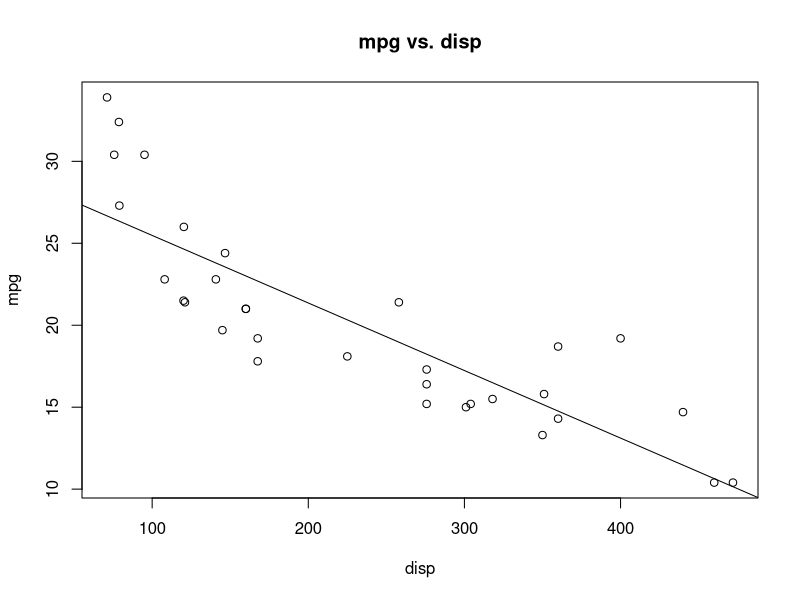
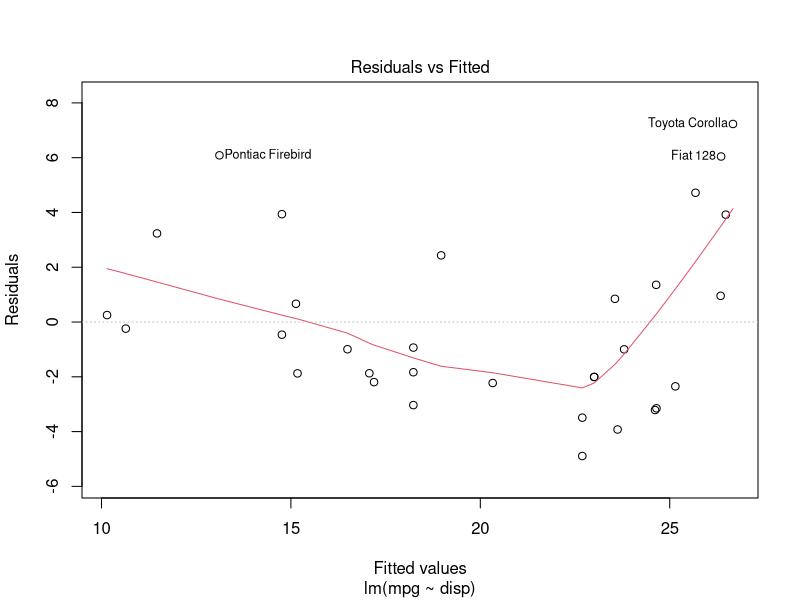
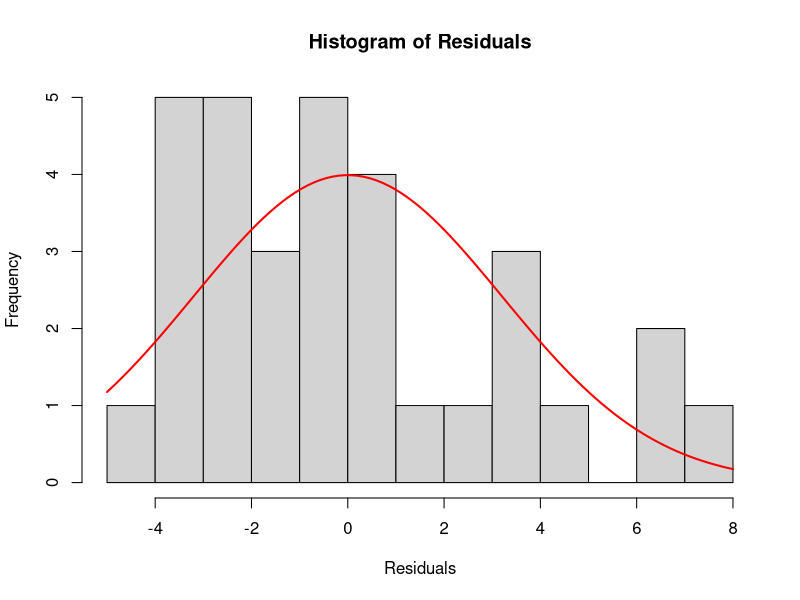
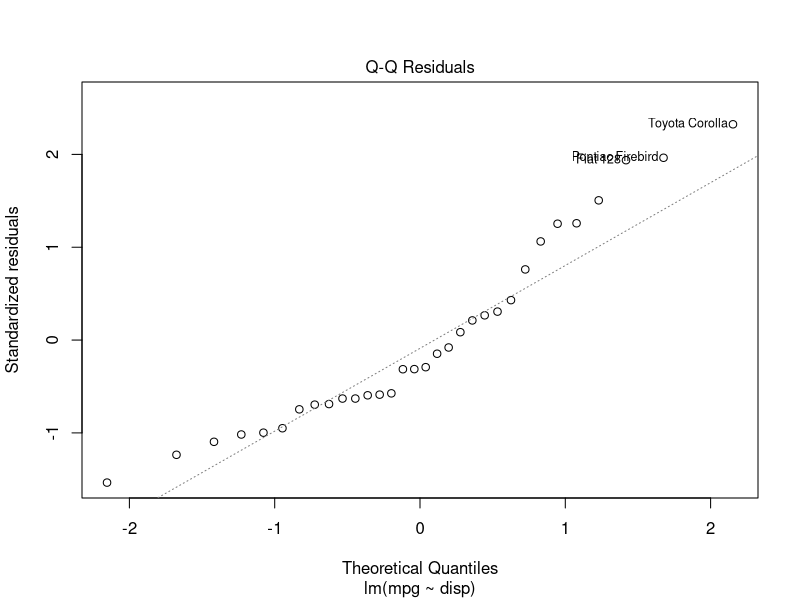
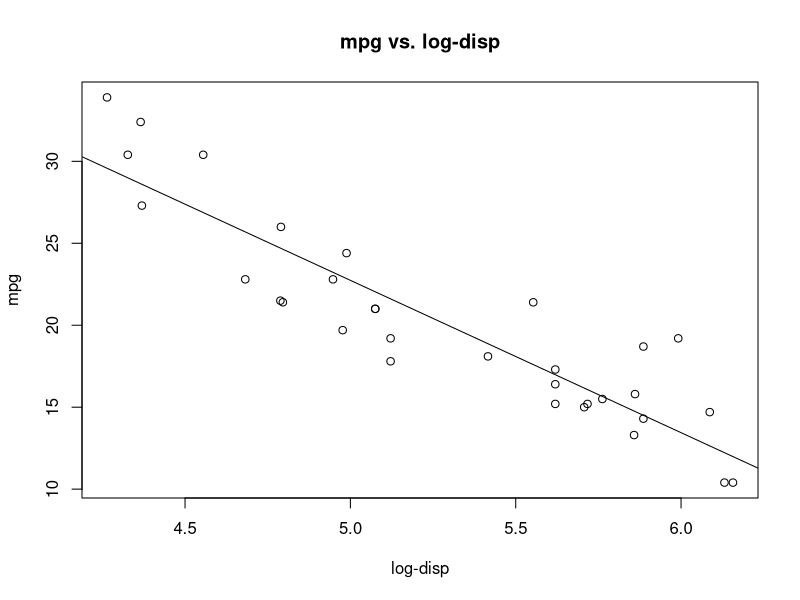
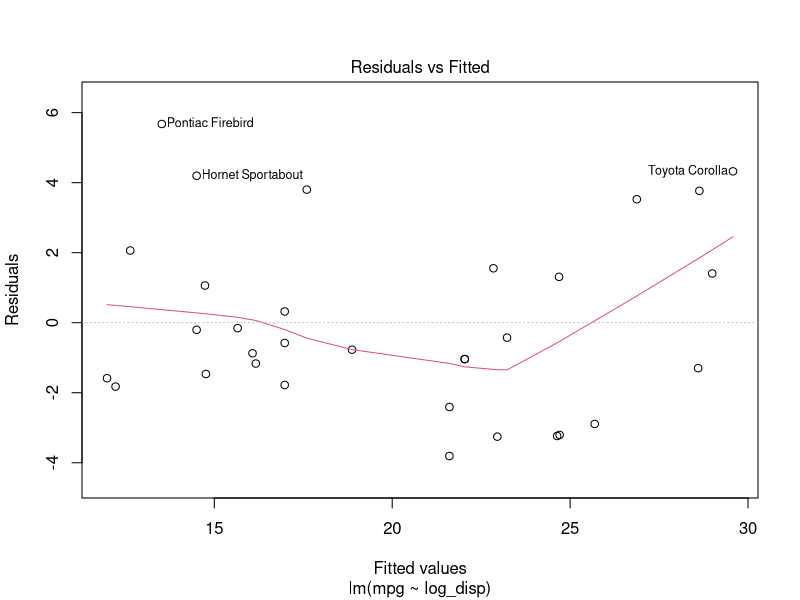
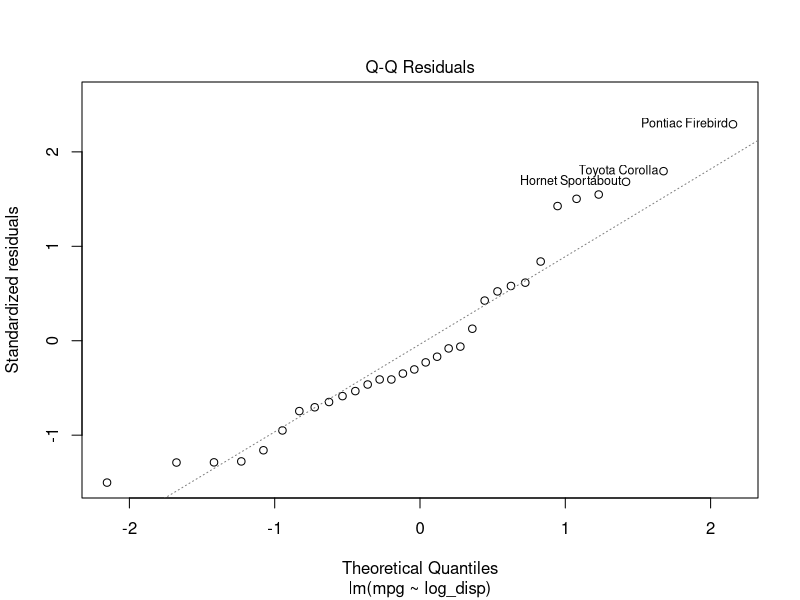
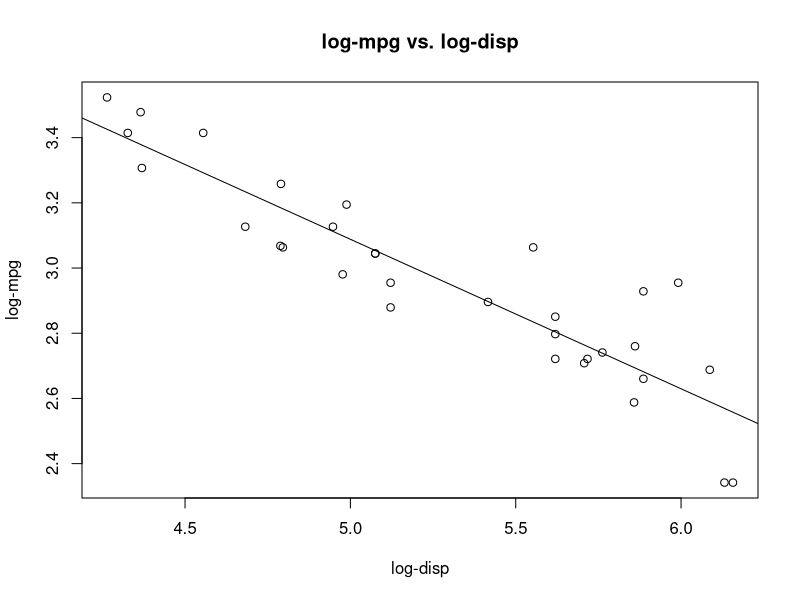

The R script that drew these images, in order:
#1 Load the mtcars dataset into R and inspect its structure.
data(mtcars)
help(mtcars)
str(mtcars)
head(mtcars)

#2 Run a simple linear regression model using 'disp' as our independent variable to predict 'mpg'
model <- lm(mpg ~ disp, data = mtcars)
summary(model)

#3 Visualize the relationship between our variables (disp vs. mpg) to get an intuitive grasp of the data.
plot(mpg ~ disp, data=mtcars, main="mpg vs. disp", xlab="disp", ylab="mpg")
abline(model)

#4 Check the Linearity and Homoskedasticity assumptions by plotting residuals versus fitted values and interpret the plot. 
plot(model,which=1)

#R automatically flagged 3 data points that have large residuals. 
#To assess the linearity assumption: The red line through your scatterplot is curved, the linearity assumption is not satisfied. 
#To assess the homoscedasticity assumption: we look to make sure that the residuals are equally spread around the y = 0 line.

#5 Check the Normality assumption by plotting the Histogram of residuals.
sresid <- resid(model)
hist_res <- hist(sresid,  breaks = 10, main="Histogram of Residuals", xlab="Residuals")

## Add a normal distribution curve (optional)
x <- seq(min(sresid), max(sresid), length.out = 100) #Generate x values for the normal distribution curve
residual_mean <- mean(sresid)
residual_sd <- sd(sresid)
curve(dnorm(x, mean = residual_mean, sd = residual_sd) * sum(hist_res$counts * diff(hist_res$breaks)), 
      col = "red", add = TRUE, lwd = 2)

#6  Check the Normality assumption by plotting the Q-Q plot of residuals. 
#QQ-plot compares the residuals to “ideal” normal observations along the 45-degree line.
plot(model,which=2)
#Interpretation: R automatically flagged those same 3 data points that have large residuals
#The points deviate from the diagonal line, it suggests deviations from normality in the residuals.


#7 Log-transform the independent variable 'disp', re-run the regression and interpret the coefficients.
mtcars$log_disp <- log(mtcars$disp)
model_log <- lm(mpg ~ log_disp, data = mtcars)
# or run: model_log <- lm(mpg ~ log(disp), data = mtcars)
summary(model_log)
# Interpretation: 1% increase in the independent variable increases or decreases the dependent variable by the coefficient/100 units


#8 Repeat Steps 3 to 6 and interpret the impact of the log-transform.
plot(mpg ~ log_disp, data=mtcars, main="mpg vs. log-disp", xlab="log-disp", ylab="mpg")
# or run: plot(mtcars$mpg ~ mtcars$log_disp, main="mpg vs. log-disp", xlab="log-disp", ylab="mpg")
abline(model_log)

plot(model_log,which=1)
plot(model_log,which=2)

#9 Log-transform both dependent 'mpg' and independent variable 'disp'
mtcars$log_mpg <- log(mtcars$mpg)
model_log_log <- lm(log_mpg ~ log_disp, data = mtcars) 
summary(model_log_log)
# Interpretation: the coefficient represents the % change in the dependent variable for a 1% change in independent variable

#10 Repeat Steps 3 to 6 and interpret the impact of the log-transform
plot(log_mpg ~ log_disp, data=mtcars, main="log-mpg vs. log-disp", xlab="log-disp", ylab="log-mpg")
abline(model_log_log)

plot(model_log_log,which=1)
plot(model_log_log,which=2)
